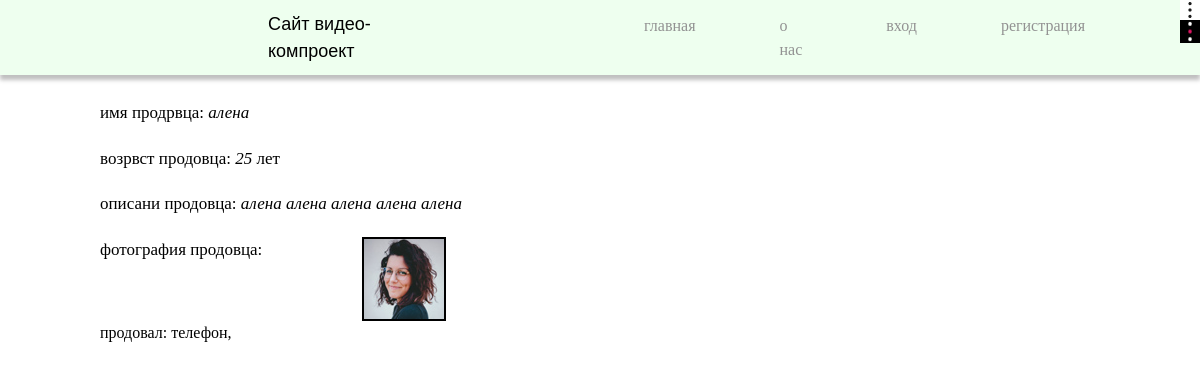
/ru/salesman/алена/, run on the app's committed database.
### main/models.py (models this page shows, shortened)
class Salesman(models.Model):
    name = models.CharField('имя', max_length=200)
    age = models.PositiveSmallIntegerField('возраст', default=18)
    description = models.TextField('описание')
    image = models.ImageField('Изоброжение',upload_to='salesman/')
    class Meta:
        verbose_name = 'продовец'
        verbose_name_plural = 'Продовци'

class Product(models.Model):
    title = models.CharField('назваие продукта', max_length=150)
    descriptin = models.TextField('описание')
    price = models.PositiveIntegerField('цена', default=0, help_text='указивать в $')
    poster = models.ImageField('изоброжение', upload_to='product/')
    salesman = models.ManyToManyField(Salesman,verbose_name='продовец', related_name='salesman')
    category = models.ManyToManyField(Category, verbose_name='категорий')
    Shop_name = models.ForeignKey(Shop_name,verbose_name='название магазина', on_delete=models.SET_NULL,null=True)
    number = models.PositiveSmallIntegerField('номер телефона')
    url = models.SlugField(max_length=160, unique=True)
    draft = models.BooleanField('черновик', default=False)
    class Meta:
        verbose_name = 'прдукт'
        verbose_name_plural = 'прдукти'

### main/views.py (the view)
# urls.py: path("salesman/<str:slug>/", views.SalesmanView.as_view(), name='salesman_detail'),
class SalesmanView(DetailView):
    model = Salesman
    template_name = 'main/salesman.html'
    slug_field = "name"

### main/templatetags/model_tag.py (called while the page is built)
@register.simple_tag()
def get_categories():
    return Category.objects.all()

### templates/main/salesman.html (shortened to what this page needs)
{% load static %}
<head>
    <link rel="stylesheet" href="{% static 'css/style.css' %}">
    <link rel="stylesheet" href="{% static 'css/MORE.css' %}">
</head>
{% include 'include/header.html' %}
<div style="padding: 100px 0px 0px 100px">
    <p style="padding-bottom: 20px; font-size: 17px;">имя продрвца: <em>{{ salesman.name }}</em></p>
    <p style="padding-bottom: 20px; font-size: 17px;">возрвст продовца: <em>{{ salesman.age }}</em> лет</p>
    <p style="padding-bottom: 20px; font-size: 17px;">описани продовца: <em>{{ salesman.description }}</em></p>
    <div style="display: flex">
        <p style="padding-bottom: 20px; font-size: 17px;">фотография продовца:</p>
        <div style="padding-left: 100px;">
            <img src="{{ salesman.image.url }}" style="border: 2px solid black" alt="not image">
        </div>
    </div>
    <p>продовал: {% for model in salesman.salesman.all %}{{ model.title }},{% endfor %}</p>
</div>

### static/static_files/css/style.css (style rules this page uses)
*, *::before, *::after { box-sizing: border-box; }
body, h1, h2, h3, h4, p, ul[class], ol[class], li, figure, figcaption, blockquote, dl, dd, a { margin: 0; text-decoration: none; color: black; }
img { max-width: 100%; display: block; }

### data on the page
Salesman: name "алена", age "25", description "алена алена алена алена алена", image (picture)
Product: title "телефон"
